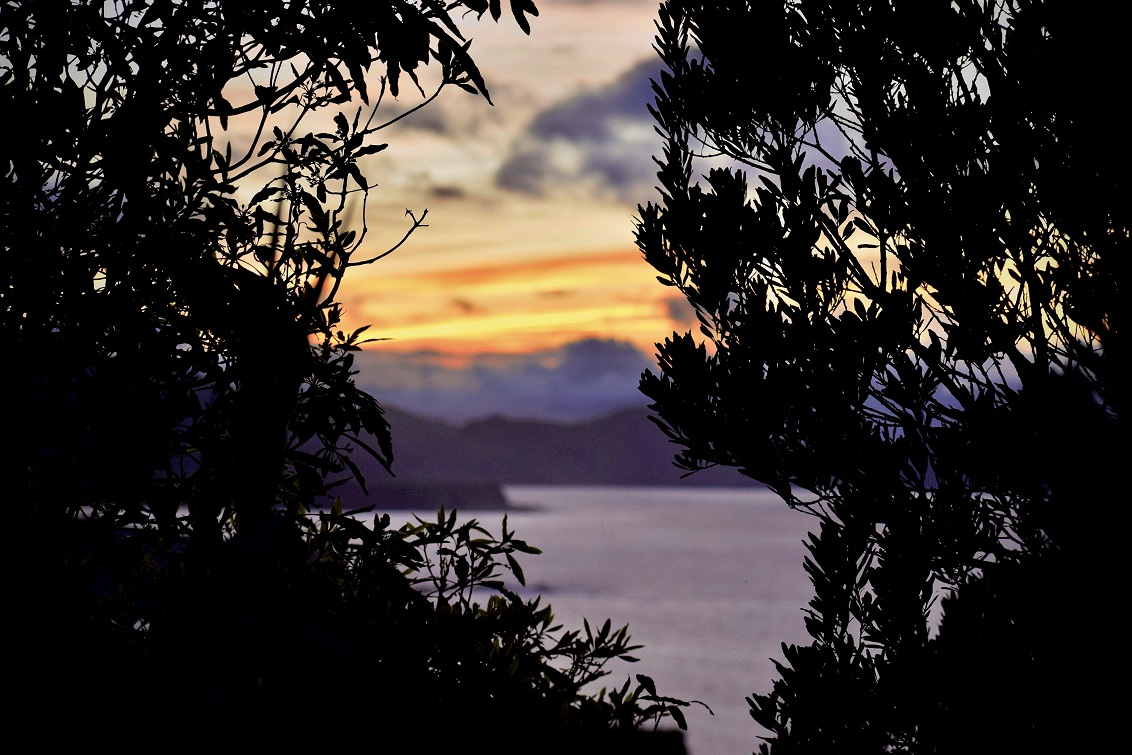
#> input picture imgs/im.jpg, 1132 x 755 px
$ jupyter execute cv2_functions.ipynb
#> lines starting #> are read from the running program, lines starting #| are printed output that depends on the picture; after the words box and inside, x2 and y2 are one past the last pixel; in counts of white or black regions, pixels touching at a corner belong together
[cell 1]
import cv2
img = cv2.imread('./imgs/im.jpg', -1)
#> img is the input picture: shape (755, 1132, 3); mean B, G, R 43.5, 46.3, 52.8
cv2.imshow('Image', img)
cv2.waitKey(0)
cv2.destroyAllWindows()

print(img.dtype)
#| uint8
imgcopy = img.copy()

imgcopy = cv2.resize(imgcopy, (0, 0), fx=0.5, fy=0.5)
imgcopy = cv2.rotate(imgcopy, cv2.ROTATE_90_COUNTERCLOCKWISE)
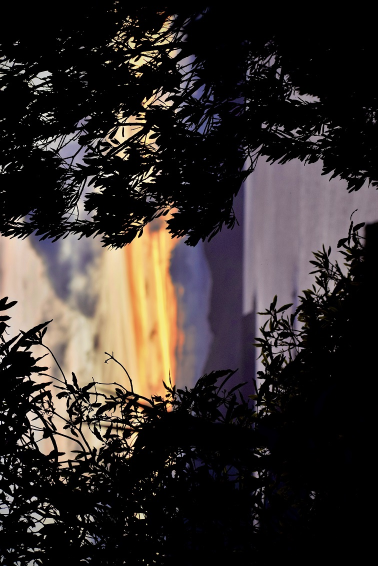
#> imgcopy: shape (566, 378, 3); mean B, G, R 43.5, 46.3, 52.9


cv2.imwrite('new_img.jpg', imgcopy)

cv2.imshow('Image Copy', imgcopy)
cv2.waitKey(0)
cv2.destroyAllWindows()

[cell 2]
import cv2
import random

img = cv2.imread('imgs/im.jpg', -1)

# Change border to random pixels

#top border
for i in range(100):
	for j in range(img.shape[1]):
		img[i][j] = [random.randint(0, 255), random.randint(0, 255), random.randint(0, 255)]
#> img: shape (755, 1132, 3); 13.25% of pixels changed, all inside (x1, y1, x2, y2) = (0, 0, 1132, 100)

#left border
for i in range(img.shape[0]):
    for j in range(100):
        img[i][j] = [random.randint(0, 255), random.randint(0, 255), random.randint(0, 255)]
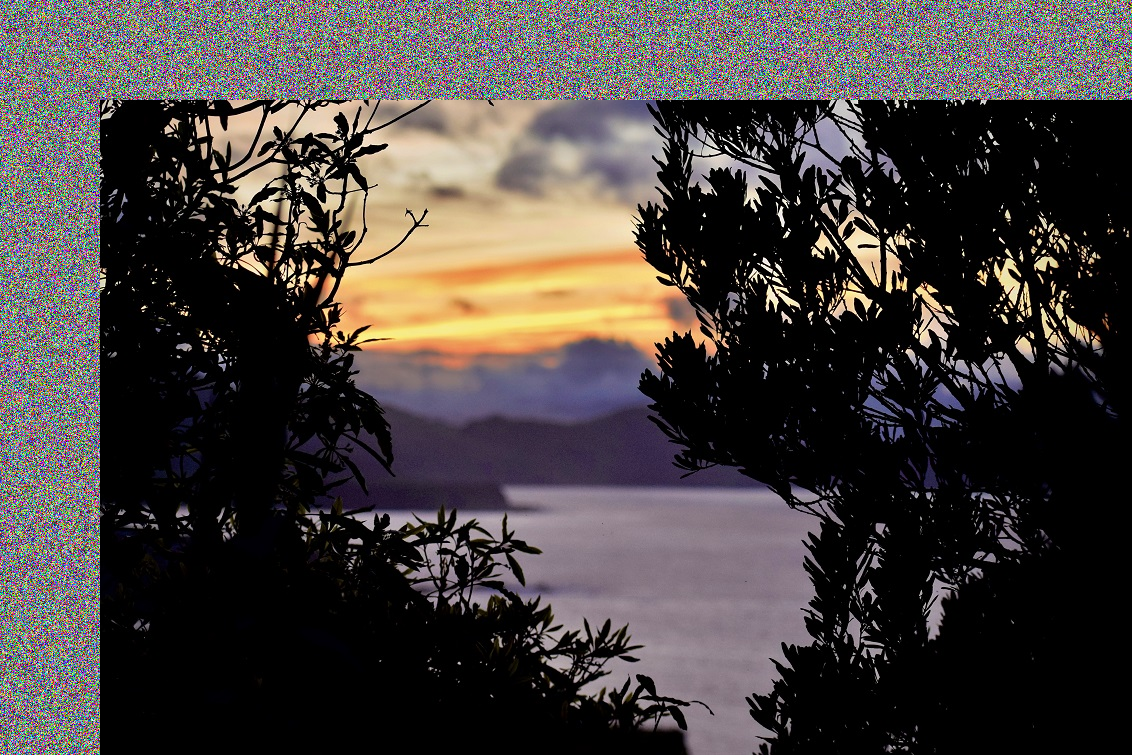
#> img: shape (755, 1132, 3); mean B, G, R 63.1, 65.5, 71.4

#right border
for i in range(img.shape[1]-100, (img.shape[1])):
    for j in range(img.shape[0]):
        img[j][i] = [random.randint(0, 255), random.randint(0, 255), random.randint(0, 255)]
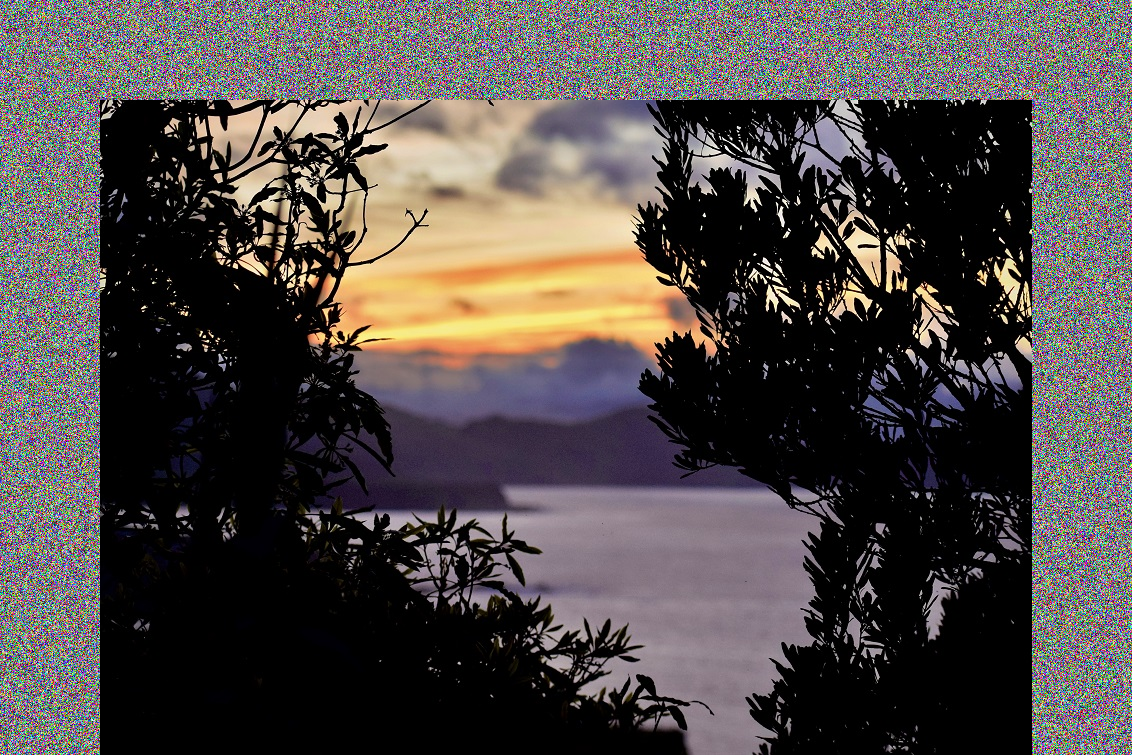
#> img: shape (755, 1132, 3); 8.83% of pixels changed, all inside (x1, y1, x2, y2) = (1032, 0, 1132, 755)

#bottom border
for i in range(img.shape[0]-100, (img.shape[0])):
    for j in range(img.shape[1]):
        img[i][j] = [random.randint(0, 255), random.randint(0, 255), random.randint(0, 255)]
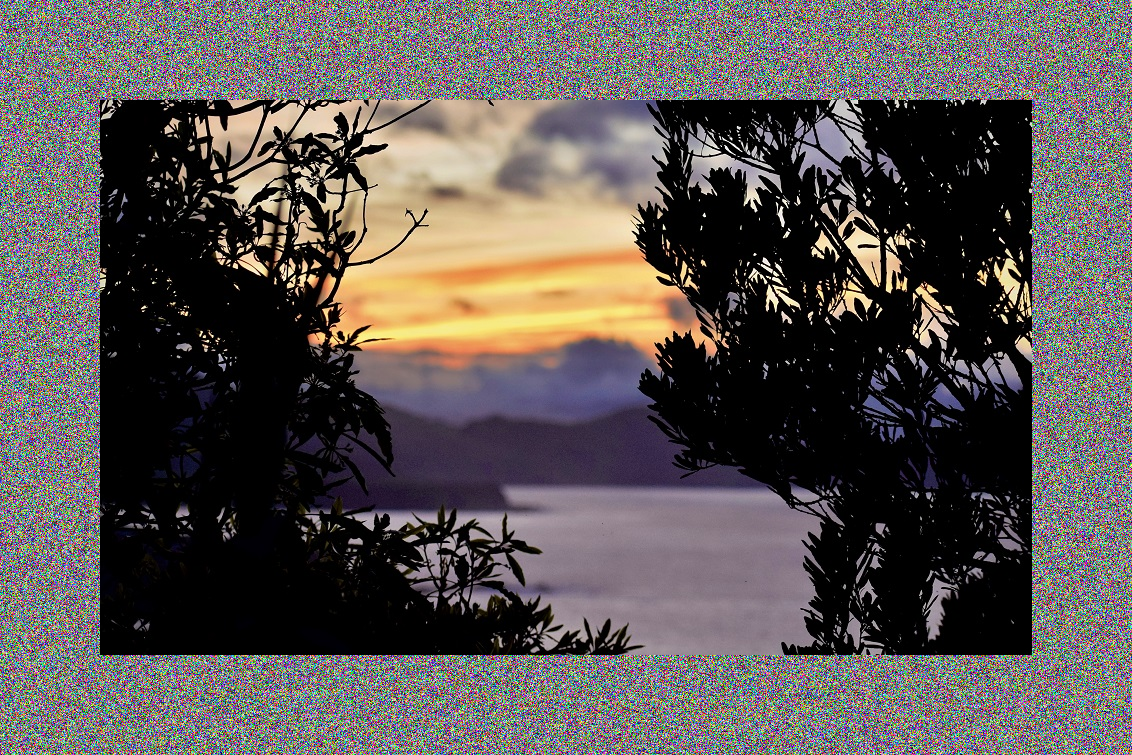
#> img: shape (755, 1132, 3); 13.25% of pixels changed, all inside (x1, y1, x2, y2) = (0, 655, 1132, 755)

cv2.imshow('Image', img)
cv2.waitKey(0)
cv2.destroyAllWindows()

[cell 3]
import cv2

img = cv2.imread('imgs/im.jpg', -1)

# Copy part of image
tag = img[200:400, 400:700]
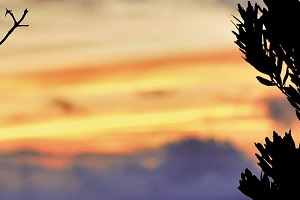
#> tag: shape (200, 300, 3); mean B, G, R 106.1, 145.9, 177.8
img[100:300, 700:1000] = tag
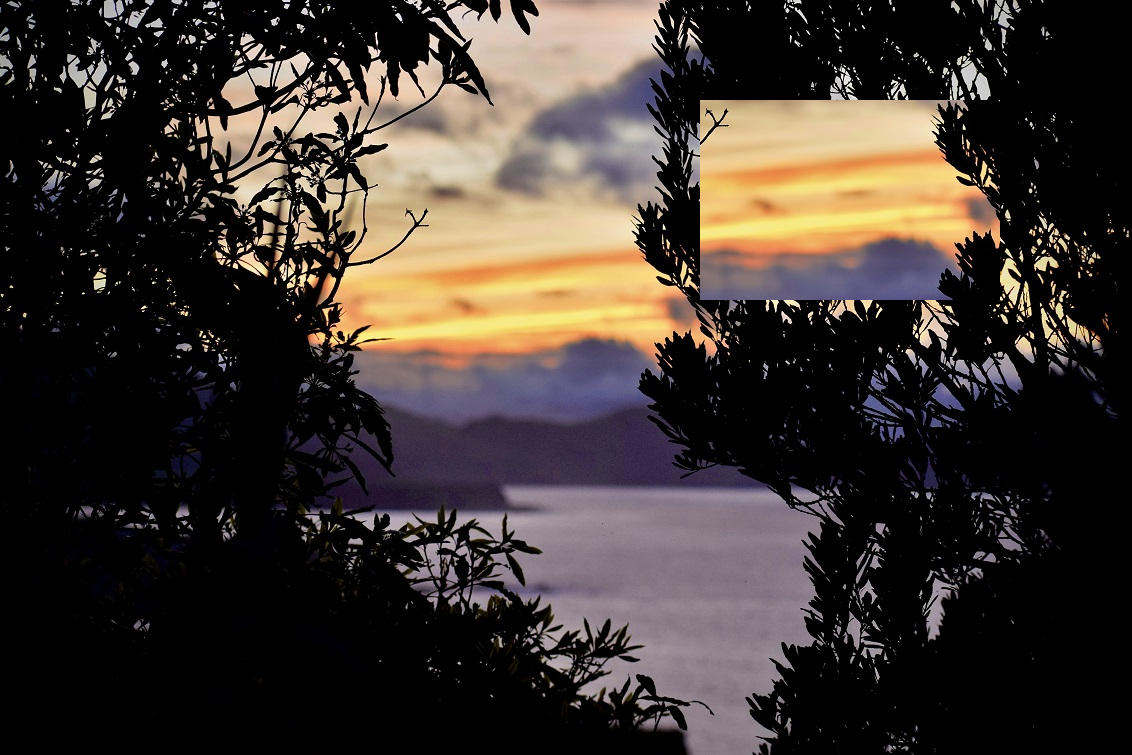
#> img: shape (755, 1132, 3); 6.86% of pixels changed, all inside (x1, y1, x2, y2) = (700, 100, 1000, 300)

cv2.imshow('Image', img)
cv2.waitKey(0)
cv2.destroyAllWindows()
